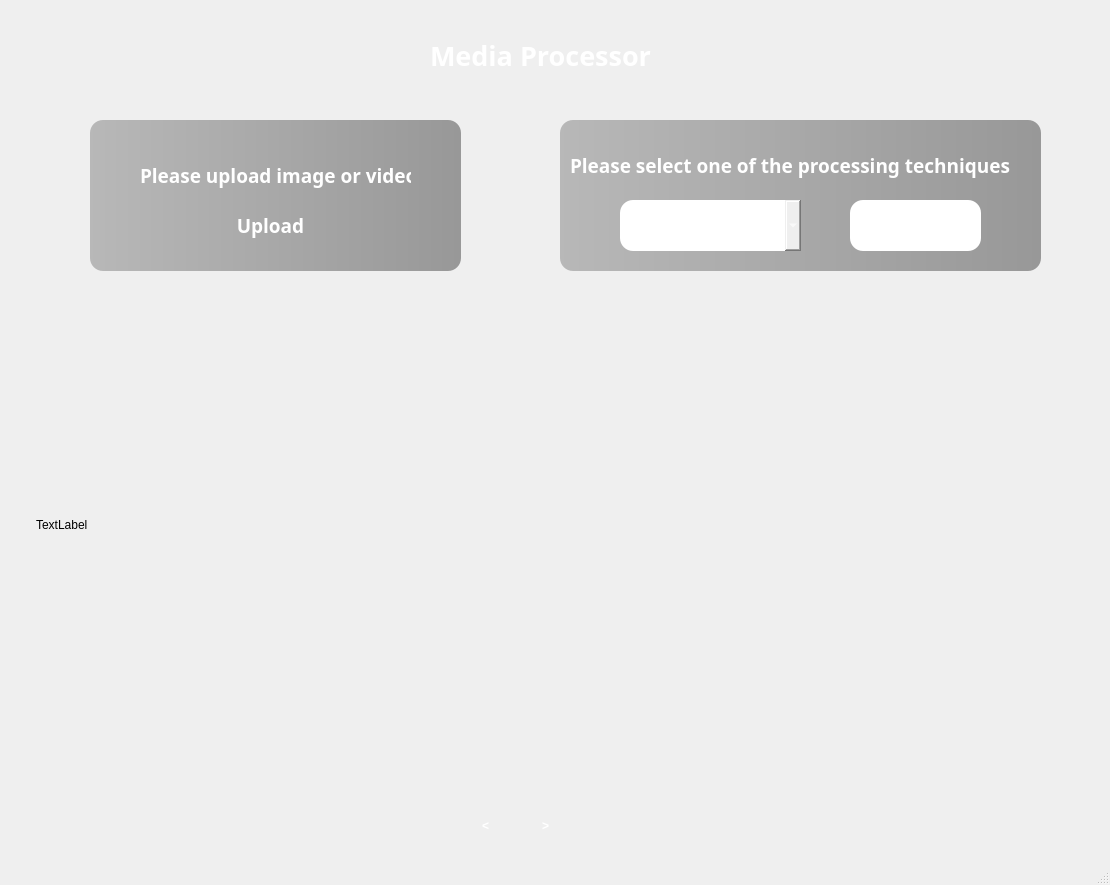
<?xml version="1.0" encoding="UTF-8"?>
<ui version="4.0">
 <class>MainWindow</class>
 <widget class="QMainWindow" name="MainWindow">
  <property name="geometry">
   <rect>
    <x>0</x>
    <y>0</y>
    <width>1110</width>
    <height>885</height>
   </rect>
  </property>
  <property name="windowTitle">
   <string>MainWindow</string>
  </property>
  <widget class="QWidget" name="centralwidget">
   <widget class="QPushButton" name="btn_upload">
    <property name="enabled">
     <bool>true</bool>
    </property>
    <property name="geometry">
     <rect>
      <x>200</x>
      <y>200</y>
      <width>141</width>
      <height>51</height>
     </rect>
    </property>
    <property name="font">
     <font>
      <family>Yu Gothic</family>
      <pointsize>14</pointsize>
      <weight>75</weight>
      <bold>true</bold>
     </font>
    </property>
    <property name="autoFillBackground">
     <bool>false</bool>
    </property>
    <property name="styleSheet">
     <string notr="true">background-color: rgba(201.00000321865082, 91.00000217556953, 39.00000147521496, 1);
color: white;
border-top-left-radius: 13px;
border-top-right-radius: 13px;
border-bottom-left-radius: 13px;
border-bottom-right-radius: 13px;
font-weight: bold;
</string>
    </property>
    <property name="text">
     <string>Upload</string>
    </property>
   </widget>
   <widget class="QLabel" name="Heading">
    <property name="geometry">
     <rect>
      <x>430</x>
      <y>30</y>
      <width>231</width>
      <height>51</height>
     </rect>
    </property>
    <property name="font">
     <font>
      <family>Yu Gothic</family>
      <pointsize>16</pointsize>
     </font>
    </property>
    <property name="autoFillBackground">
     <bool>false</bool>
    </property>
    <property name="inputMethodHints">
     <set>Qt::ImhNone</set>
    </property>
    <property name="text">
     <string>&lt;html&gt;&lt;head/&gt;&lt;body&gt;&lt;p&gt;&lt;span style=&quot; font-size:20pt; font-weight:600; color:#ffffff;&quot;&gt;Media Processor&lt;/span&gt;&lt;/p&gt;&lt;/body&gt;&lt;/html&gt;</string>
    </property>
   </widget>
   <widget class="QLabel" name="bg_image">
    <property name="geometry">
     <rect>
      <x>0</x>
      <y>-10</y>
      <width>1121</width>
      <height>841</height>
     </rect>
    </property>
    <property name="text">
     <string/>
    </property>
    <property name="pixmap">
     <pixmap>../../figma_htmlgenerator[1]/images/image_89.png</pixmap>
    </property>
    <property name="scaledContents">
     <bool>true</bool>
    </property>
   </widget>
   <widget class="QLabel" name="processingtech">
    <property name="geometry">
     <rect>
      <x>570</x>
      <y>150</y>
      <width>451</width>
      <height>31</height>
     </rect>
    </property>
    <property name="font">
     <font>
      <family>Yu Gothic</family>
      <weight>75</weight>
      <bold>true</bold>
     </font>
    </property>
    <property name="text">
     <string>&lt;html&gt;&lt;head/&gt;&lt;body&gt;&lt;p&gt;&lt;span style=&quot; font-size:14pt; color:#ffffff; font-weight: bold;&quot;&gt;Please select one of the processing techniques&lt;/span&gt;&lt;/p&gt;&lt;/body&gt;&lt;/html&gt;</string>
    </property>
   </widget>
   <widget class="QComboBox" name="options">
    <property name="geometry">
     <rect>
      <x>620</x>
      <y>200</y>
      <width>181</width>
      <height>51</height>
     </rect>
    </property>
    <property name="font">
     <font>
      <family>Yu Gothic</family>
      <pointsize>14</pointsize>
      <weight>75</weight>
      <bold>true</bold>
     </font>
    </property>
    <property name="styleSheet">
     <string notr="true">background-color:rgba(201.00000321865082, 91.00000217556953, 39.00000147521496, 1);
color:white;
border-top-left-radius:13px;
border-top-right-radius:13px;
border-bottom-left-radius:13px;
border-bottom-right-radius:13px;
font-weight: bold;</string>
    </property>
    <item>
     <property name="text">
      <string>Thresholding</string>
     </property>
    </item>
    <item>
     <property name="text">
      <string>Histogram Eq</string>
     </property>
    </item>
    <item>
     <property name="text">
      <string>Averaging Filter</string>
     </property>
    </item>
    <item>
     <property name="text">
      <string>Laplacian</string>
     </property>
    </item>
   </widget>
   <widget class="QPushButton" name="apply">
    <property name="geometry">
     <rect>
      <x>850</x>
      <y>200</y>
      <width>131</width>
      <height>51</height>
     </rect>
    </property>
    <property name="font">
     <font>
      <family>Yu Gothic</family>
      <pointsize>14</pointsize>
      <weight>75</weight>
      <bold>true</bold>
     </font>
    </property>
    <property name="styleSheet">
     <string notr="true">background-color:white;
border-top-left-radius:13px;
border-top-right-radius:13px;
border-bottom-left-radius:13px;
border-bottom-right-radius:13px;
background-color:rgba(201.00000321865082, 91.00000217556953, 39.00000147521496, 1);
color:white;
font-weight: bold;</string>
    </property>
    <property name="text">
     <string>Apply</string>
    </property>
   </widget>
   <widget class="QLabel" name="black_bg">
    <property name="geometry">
     <rect>
      <x>0</x>
      <y>0</y>
      <width>1111</width>
      <height>871</height>
     </rect>
    </property>
    <property name="text">
     <string/>
    </property>
    <property name="pixmap">
     <pixmap>C:/Users/Computer House/Downloads/black.jpg</pixmap>
    </property>
    <property name="scaledContents">
     <bool>true</bool>
    </property>
   </widget>
   <widget class="QLabel" name="trans_back">
    <property name="geometry">
     <rect>
      <x>90</x>
      <y>120</y>
      <width>371</width>
      <height>151</height>
     </rect>
    </property>
    <property name="styleSheet">
     <string notr="true">background-color: qlineargradient(spread:pad, x1:0, y1:0, x2:1, y2:0, stop:0 rgba(128, 128, 128, 0.5), stop:1 rgba(64, 64, 64, 0.5));
border-top-left-radius:13px;
border-top-right-radius:13px;
border-bottom-left-radius:13px;
border-bottom-right-radius:13px;</string>
    </property>
    <property name="text">
     <string/>
    </property>
   </widget>
   <widget class="QLabel" name="trans_back_2">
    <property name="geometry">
     <rect>
      <x>560</x>
      <y>120</y>
      <width>481</width>
      <height>151</height>
     </rect>
    </property>
    <property name="styleSheet">
     <string notr="true">background-color: qlineargradient(spread:pad, x1:0, y1:0, x2:1, y2:0, stop:0 rgba(128, 128, 128, 0.5), stop:1 rgba(64, 64, 64, 0.5));
border-top-left-radius:13px;
border-top-right-radius:13px;
border-bottom-left-radius:13px;
border-bottom-right-radius:13px;</string>
    </property>
    <property name="text">
     <string/>
    </property>
   </widget>
   <widget class="QLabel" name="processingtech_2">
    <property name="geometry">
     <rect>
      <x>140</x>
      <y>160</y>
      <width>271</width>
      <height>31</height>
     </rect>
    </property>
    <property name="font">
     <font>
      <family>Yu Gothic</family>
      <weight>75</weight>
      <bold>true</bold>
     </font>
    </property>
    <property name="text">
     <string>&lt;html&gt;
&lt;head/&gt;
&lt;body&gt;
&lt;p&gt;
    &lt;span style=&quot;font-size:14pt; color:#ffffff; font-weight: bold;&quot;&gt;Please upload image or video&lt;/span&gt;
&lt;/p&gt;
&lt;/body&gt;
&lt;/html&gt;
</string>
    </property>
   </widget>
   <widget class="QLabel" name="lbl_media">
    <property name="geometry">
     <rect>
      <x>36</x>
      <y>289</y>
      <width>1051</width>
      <height>471</height>
     </rect>
    </property>
    <property name="text">
     <string>TextLabel</string>
    </property>
    <property name="scaledContents">
     <bool>false</bool>
    </property>
   </widget>
   <widget class="QPushButton" name="prev_btn">
    <property name="geometry">
     <rect>
      <x>460</x>
      <y>810</y>
      <width>51</width>
      <height>31</height>
     </rect>
    </property>
    <property name="font">
     <font>
      <weight>75</weight>
      <bold>true</bold>
     </font>
    </property>
    <property name="styleSheet">
     <string notr="true">background-color: rgba(201.00000321865082, 91.00000217556953, 39.00000147521496, 1);
color: white;
border-top-left-radius: 13px;
border-top-right-radius: 13px;
border-bottom-left-radius: 13px;
border-bottom-right-radius: 13px;
font-weight: bold;
</string>
    </property>
    <property name="text">
     <string>&lt;</string>
    </property>
   </widget>
   <widget class="QPushButton" name="next_btn">
    <property name="geometry">
     <rect>
      <x>520</x>
      <y>810</y>
      <width>51</width>
      <height>31</height>
     </rect>
    </property>
    <property name="font">
     <font>
      <weight>75</weight>
      <bold>true</bold>
     </font>
    </property>
    <property name="styleSheet">
     <string notr="true">background-color: rgba(201.00000321865082, 91.00000217556953, 39.00000147521496, 1);
color: white;
border-top-left-radius: 13px;
border-top-right-radius: 13px;
border-bottom-left-radius: 13px;
border-bottom-right-radius: 13px;
font-weight: bold;
</string>
    </property>
    <property name="text">
     <string>&gt;</string>
    </property>
   </widget>
   <zorder>black_bg</zorder>
   <zorder>bg_image</zorder>
   <zorder>Heading</zorder>
   <zorder>trans_back</zorder>
   <zorder>btn_upload</zorder>
   <zorder>trans_back_2</zorder>
   <zorder>processingtech</zorder>
   <zorder>options</zorder>
   <zorder>apply</zorder>
   <zorder>processingtech_2</zorder>
   <zorder>lbl_media</zorder>
   <zorder>prev_btn</zorder>
   <zorder>next_btn</zorder>
  </widget>
  <widget class="QStatusBar" name="statusbar"/>
  <widget class="QMenuBar" name="menubar">
   <property name="geometry">
    <rect>
     <x>0</x>
     <y>0</y>
     <width>1110</width>
     <height>21</height>
    </rect>
   </property>
  </widget>
 </widget>
 <resources>
  <include location="C:/Program Files (x86)/Qt Designer/test.qrc"/>
 </resources>
 <connections/>
</ui>
